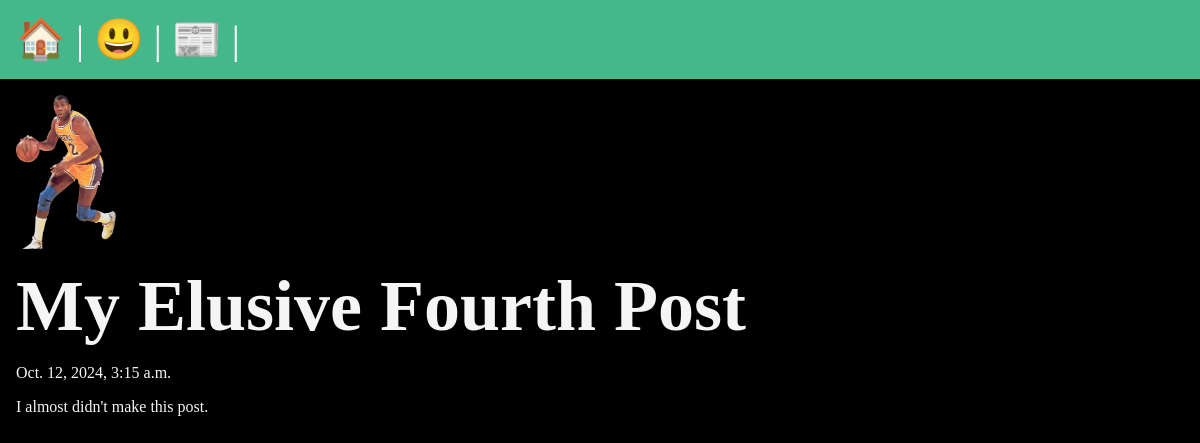
The app's page /posts/my-fourth-post with its own data.
### posts/models.py (models this page shows, shortened)
class Post(models.Model):
    title = models.CharField(max_length=75)
    body = models.TextField()
    slug = models.SlugField()
    date = models.DateTimeField(auto_now_add=True)
    banner = models.ImageField(default='fallback.png', blank=True)

### posts/views.py (the view)
# urls.py: path('<slug:slug>', views.post_page, name="page")
def post_page(request, slug):
    post = Post.objects.get(slug=slug)
    return render(request, 'posts/post_page.html', { 'post': post })

### posts/templates/posts/post_page.html (shortened to what this page needs)
{% extends "layout.html" %}
{% block content %}
    <section>
        <div class="parent">
            <img
                class="banner"
                src="{{ post.banner.url }}"
                alt="{{ post.title }}"
                width="300"
            />
        </div>
        <h1>{{post.title}}</h1>
        <p>{{ post.date }}</p>
        <p>{{ post.body }}</p>
    </section>
{% endblock %}

### static/css/style.css (style rules this page uses)
* { margin: 0; padding: 0; box-sizing: border-box; }
body { min-height: 100vh; background-color: black; color: whitesmoke; font-size: 3rem; }
section { display: flex; flex-flow: column; gap: 1rem; }
p { font-size: 1rem; }
.banner { display: block; width: 100%; max-width: 800px; }
.parent { width: 100px; }
img { display: block; width: 100%; height: auto; }

### records on screen
Post: banner (picture), title "My Elusive Fourth Post", date "Oct. 12, 2024, 3:15 a.m.", body "I almost didn't make this post."
